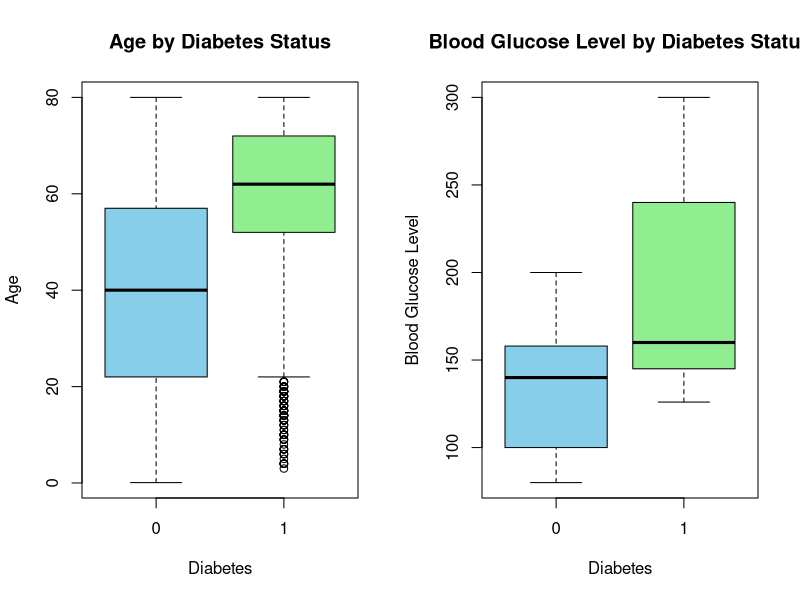

Here is the R script that generated this plot:
# Read the data
diabetes_prediction_dataset <- read.csv("diabetes_prediction_dataset.csv", header=TRUE, sep=";")

# Set up a 1x2 grid layout for two plots side by side
par(mfrow=c(1, 2))

# Plot 1: Box plot for age grouped by diabetes status
boxplot(age ~ diabetes, data=diabetes_prediction_dataset, main="Age by Diabetes Status", xlab="Diabetes", ylab="Age", col=c("skyblue", "lightgreen"))

# Plot 2: Box plot for blood glucose level grouped by diabetes status
boxplot(blood_glucose_level ~ diabetes, data=diabetes_prediction_dataset, main="Blood Glucose Level by Diabetes Status", xlab="Diabetes", ylab="Blood Glucose Level", col=c("skyblue", "lightgreen"))

# Reset the layout to the default (1x1) after creating the plots
par(mfrow=c(1, 1))
